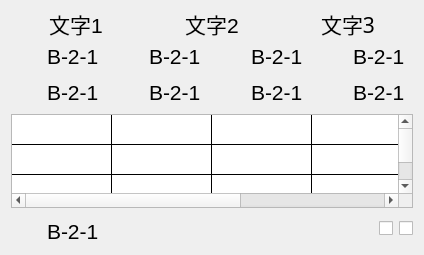
   <widget class="QWidget" name="verticalLayoutWidget_7">
    <property name="geometry">
     <rect>
      <x>0</x>
      <y>400</y>
      <width>416</width>
      <height>255</height>
     </rect>
    </property>
    <layout class="QVBoxLayout" name="verticalLayout_8">
     <item>
      <layout class="QHBoxLayout" name="horizontalLayout_40">
       <item>
        <widget class="QLabel" name="label_18">
         <property name="minimumSize">
          <size>
           <width>0</width>
           <height>25</height>
          </size>
         </property>
         <property name="maximumSize">
          <size>
           <width>16777215</width>
           <height>25</height>
          </size>
         </property>
         <property name="font">
          <font>
           <pointsize>16</pointsize>
          </font>
         </property>
         <property name="text">
          <string>文字1</string>
         </property>
         <property name="alignment">
          <set>Qt::AlignCenter</set>
         </property>
        </widget>
       </item>
       <item>
        <widget class="QLabel" name="label_31">
         <property name="minimumSize">
          <size>
           <width>0</width>
           <height>25</height>
          </size>
         </property>
         <property name="maximumSize">
          <size>
           <width>16777215</width>
           <height>25</height>
          </size>
         </property>
         <property name="font">
          <font>
           <pointsize>16</pointsize>
          </font>
         </property>
         <property name="text">
          <string>文字2</string>
         </property>
         <property name="alignment">
          <set>Qt::AlignCenter</set>
         </property>
        </widget>
       </item>
       <item>
        <widget class="QLabel" name="label_32">
         <property name="minimumSize">
          <size>
           <width>0</width>
           <height>25</height>
          </size>
         </property>
         <property name="maximumSize">
          <size>
           <width>16777215</width>
           <height>25</height>
          </size>
         </property>
         <property name="font">
          <font>
           <family>黑体</family>
           <pointsize>16</pointsize>
          </font>
         </property>
         <property name="text">
          <string>文字3</string>
         </property>
         <property name="alignment">
          <set>Qt::AlignCenter</set>
         </property>
        </widget>
       </item>
      </layout>
     </item>
     <item>
      <layout class="QVBoxLayout" name="verticalLayout_9">
       <item>
        <layout class="QHBoxLayout" name="horizontalLayout_41">
         <item>
          <layout class="QHBoxLayout" name="horizontalLayout_42">
           <item>
            <widget class="QLabel" name="label_33">
             <property name="minimumSize">
              <size>
               <width>30</width>
               <height>30</height>
              </size>
             </property>
             <property name="maximumSize">
              <size>
               <width>30</width>
               <height>30</height>
              </size>
             </property>
             <property name="font">
              <font>
               <pointsize>15</pointsize>
              </font>
             </property>
             <property name="text">
              <string/>
             </property>
             <property name="pixmap">
              <pixmap resource="images.qrc">:/img/false.png</pixmap>
             </property>
            </widget>
           </item>
           <item>
            <widget class="QLabel" name="label1_29">
             <property name="minimumSize">
              <size>
               <width>60</width>
               <height>25</height>
              </size>
             </property>
             <property name="maximumSize">
              <size>
               <width>60</width>
               <height>25</height>
              </size>
             </property>
             <property name="font">
              <font>
               <pointsize>16</pointsize>
              </font>
             </property>
             <property name="text">
              <string>B-2-1</string>
             </property>
            </widget>
           </item>
          </layout>
         </item>
         <item>
          <layout class="QHBoxLayout" name="horizontalLayout_43">
           <item>
            <widget class="QLabel" name="lamp1_20">
             <property name="minimumSize">
              <size>
               <width>30</width>
               <height>30</height>
              </size>
             </property>
             <property name="maximumSize">
              <size>
               <width>30</width>
               <height>30</height>
              </size>
             </property>
             <property name="font">
              <font>
               <pointsize>15</pointsize>
              </font>
             </property>
             <property name="text">
              <string/>
             </property>
             <property name="pixmap">
              <pixmap resource="images.qrc">:/img/false.png</pixmap>
             </property>
            </widget>
           </item>
           <item>
            <widget class="QLabel" name="label1_30">
             <property name="minimumSize">
              <size>
               <width>60</width>
               <height>25</height>
              </size>
             </property>
             <property name="maximumSize">
              <size>
               <width>60</width>
               <height>25</height>
              </size>
             </property>
             <property name="font">
              <font>
               <pointsize>16</pointsize>
              </font>
             </property>
             <property name="text">
              <string>B-2-1</string>
             </property>
            </widget>
           </item>
          </layout>
         </item>
         <item>
          <layout class="QHBoxLayout" name="horizontalLayout_44">
           <item>
            <widget class="QLabel" name="lamp1_21">
             <property name="minimumSize">
              <size>
               <width>30</width>
               <height>30</height>
              </size>
             </property>
             <property name="maximumSize">
              <size>
               <width>30</width>
               <height>30</height>
              </size>
             </property>
             <property name="font">
              <font>
               <pointsize>15</pointsize>
              </font>
             </property>
             <property name="text">
              <string/>
             </property>
             <property name="pixmap">
              <pixmap resource="images.qrc">:/img/false.png</pixmap>
             </property>
            </widget>
           </item>
           <item>
            <widget class="QLabel" name="label1_31">
             <property name="minimumSize">
              <size>
               <width>60</width>
               <height>25</height>
              </size>
             </property>
             <property name="maximumSize">
              <size>
               <width>60</width>
               <height>25</height>
              </size>
             </property>
             <property name="font">
              <font>
               <pointsize>16</pointsize>
              </font>
             </property>
             <property name="text">
              <string>B-2-1</string>
             </property>
            </widget>
           </item>
          </layout>
         </item>
         <item>
          <layout class="QHBoxLayout" name="horizontalLayout_45">
           <item>
            <widget class="QLabel" name="lamp1_22">
             <property name="minimumSize">
              <size>
               <width>30</width>
               <height>30</height>
              </size>
             </property>
             <property name="maximumSize">
              <size>
               <width>30</width>
               <height>30</height>
              </size>
             </property>
             <property name="font">
              <font>
               <pointsize>15</pointsize>
              </font>
             </property>
             <property name="text">
              <string/>
             </property>
             <property name="pixmap">
              <pixmap resource="images.qrc">:/img/false.png</pixmap>
             </property>
            </widget>
           </item>
           <item>
            <widget class="QLabel" name="label1_32">
             <property name="minimumSize">
              <size>
               <width>60</width>
               <height>25</height>
              </size>
             </property>
             <property name="maximumSize">
              <size>
               <width>60</width>
               <height>25</height>
              </size>
             </property>
             <property name="font">
              <font>
               <pointsize>16</pointsize>
              </font>
             </property>
             <property name="text">
              <string>B-2-1</string>
             </property>
            </widget>
           </item>
          </layout>
         </item>
        </layout>
       </item>
       <item>
        <layout class="QHBoxLayout" name="horizontalLayout_46">
         <item>
          <layout class="QHBoxLayout" name="horizontalLayout_47">
           <item>
            <widget class="QLabel" name="label_34">
             <property name="minimumSize">
              <size>
               <width>30</width>
               <height>30</height>
              </size>
             </property>
             <property name="maximumSize">
              <size>
               <width>30</width>
               <height>30</height>
              </size>
             </property>
             <property name="text">
              <string/>
             </property>
            </widget>
           </item>
           <item>
            <widget class="QLabel" name="label1_33">
             <property name="minimumSize">
              <size>
               <width>60</width>
               <height>25</height>
              </size>
             </property>
             <property name="maximumSize">
              <size>
               <width>60</width>
               <height>25</height>
              </size>
             </property>
             <property name="font">
              <font>
               <pointsize>16</pointsize>
              </font>
             </property>
             <property name="text">
              <string>B-2-1</string>
             </property>
            </widget>
           </item>
          </layout>
         </item>
         <item>
          <layout class="QHBoxLayout" name="horizontalLayout_48">
           <item>
            <widget class="QLabel" name="lamp1_23">
             <property name="minimumSize">
              <size>
               <width>30</width>
               <height>30</height>
              </size>
             </property>
             <property name="maximumSize">
              <size>
               <width>30</width>
               <height>30</height>
              </size>
             </property>
             <property name="font">
              <font>
               <pointsize>15</pointsize>
              </font>
             </property>
             <property name="text">
              <string/>
             </property>
             <property name="pixmap">
              <pixmap resource="images.qrc">:/img/false.png</pixmap>
             </property>
            </widget>
           </item>
           <item>
            <widget class="QLabel" name="label1_34">
             <property name="minimumSize">
              <size>
               <width>60</width>
               <height>25</height>
              </size>
             </property>
             <property name="maximumSize">
              <size>
               <width>60</width>
               <height>25</height>
              </size>
             </property>
             <property name="font">
              <font>
               <pointsize>16</pointsize>
              </font>
             </property>
             <property name="text">
              <string>B-2-1</string>
             </property>
            </widget>
           </item>
          </layout>
         </item>
         <item>
          <layout class="QHBoxLayout" name="horizontalLayout_49">
           <item>
            <widget class="QLabel" name="lamp1_24">
             <property name="minimumSize">
              <size>
               <width>30</width>
               <height>30</height>
              </size>
             </property>
             <property name="maximumSize">
              <size>
               <width>30</width>
               <height>30</height>
              </size>
             </property>
             <property name="font">
              <font>
               <pointsize>15</pointsize>
              </font>
             </property>
             <property name="text">
              <string/>
             </property>
             <property name="pixmap">
              <pixmap resource="images.qrc">:/img/false.png</pixmap>
             </property>
            </widget>
           </item>
           <item>
            <widget class="QLabel" name="label1_35">
             <property name="minimumSize">
              <size>
               <width>60</width>
               <height>25</height>
              </size>
             </property>
             <property name="maximumSize">
              <size>
               <width>60</width>
               <height>25</height>
              </size>
             </property>
             <property name="font">
              <font>
               <pointsize>16</pointsize>
              </font>
             </property>
             <property name="text">
              <string>B-2-1</string>
             </property>
            </widget>
           </item>
          </layout>
         </item>
         <item>
          <layout class="QHBoxLayout" name="horizontalLayout_50">
           <item>
            <widget class="QLabel" name="lamp1_25">
             <property name="minimumSize">
              <size>
               <width>30</width>
               <height>30</height>
              </size>
             </property>
             <property name="maximumSize">
              <size>
               <width>30</width>
               <height>30</height>
              </size>
             </property>
             <property name="font">
              <font>
               <pointsize>15</pointsize>
              </font>
             </property>
             <property name="text">
              <string/>
             </property>
             <property name="pixmap">
              <pixmap resource="images.qrc">:/img/false.png</pixmap>
             </property>
            </widget>
           </item>
           <item>
            <widget class="QLabel" name="label1_36">
             <property name="minimumSize">
              <size>
               <width>60</width>
               <height>25</height>
              </size>
             </property>
             <property name="maximumSize">
              <size>
               <width>60</width>
               <height>25</height>
              </size>
             </property>
             <property name="font">
              <font>
               <pointsize>16</pointsize>
              </font>
             </property>
             <property name="text">
              <string>B-2-1</string>
             </property>
            </widget>
           </item>
          </layout>
         </item>
        </layout>
       </item>
      </layout>
     </item>
     <item>
      <widget class="QTableWidget" name="tableWidget_5">
       <property name="maximumSize">
        <size>
         <width>16777215</width>
         <height>100</height>
        </size>
       </property>
       <property name="font">
        <font>
         <pointsize>11</pointsize>
        </font>
       </property>
       <property name="autoFillBackground">
        <bool>false</bool>
       </property>
       <property name="styleSheet">
        <string notr="true">gridline-color: rgb(0, 0, 0);
</string>
       </property>
       <property name="dragDropOverwriteMode">
        <bool>true</bool>
       </property>
       <property name="selectionMode">
        <enum>QAbstractItemView::NoSelection</enum>
       </property>
       <property name="showGrid">
        <bool>true</bool>
       </property>
       <property name="gridStyle">
        <enum>Qt::SolidLine</enum>
       </property>
       <property name="sortingEnabled">
        <bool>false</bool>
       </property>
       <property name="wordWrap">
        <bool>true</bool>
       </property>
       <property name="cornerButtonEnabled">
        <bool>true</bool>
       </property>
       <property name="rowCount">
        <number>3</number>
       </property>
       <property name="columnCount">
        <number>5</number>
       </property>
       <attribute name="horizontalHeaderVisible">
        <bool>false</bool>
       </attribute>
       <attribute name="horizontalHeaderCascadingSectionResizes">
        <bool>false</bool>
       </attribute>
       <attribute name="horizontalHeaderHighlightSections">
        <bool>true</bool>
       </attribute>
       <attribute name="horizontalHeaderShowSortIndicator" stdset="0">
        <bool>false</bool>
       </attribute>
       <attribute name="horizontalHeaderStretchLastSection">
        <bool>true</bool>
       </attribute>
       <attribute name="verticalHeaderVisible">
        <bool>false</bool>
       </attribute>
       <attribute name="verticalHeaderCascadingSectionResizes">
        <bool>false</bool>
       </attribute>
       <attribute name="verticalHeaderHighlightSections">
        <bool>true</bool>
       </attribute>
       <attribute name="verticalHeaderShowSortIndicator" stdset="0">
        <bool>false</bool>
       </attribute>
       <attribute name="verticalHeaderStretchLastSection">
        <bool>true</bool>
       </attribute>
       <row>
        <property name="text">
         <string>新建行</string>
        </property>
        <property name="font">
         <font>
          <family>Agency FB</family>
          <pointsize>11</pointsize>
         </font>
        </property>
       </row>
       <row>
        <property name="text">
         <string>新建行</string>
        </property>
        <property name="font">
         <font>
          <family>Agency FB</family>
          <pointsize>11</pointsize>
         </font>
        </property>
       </row>
       <row/>
       <column>
        <property name="text">
         <string>新建列</string>
        </property>
        <property name="font">
         <font>
          <pointsize>11</pointsize>
         </font>
        </property>
        <property name="foreground">
         <brush brushstyle="SolidPattern">
          <color alpha="255">
           <red>0</red>
           <green>0</green>
           <blue>0</blue>
          </color>
         </brush>
        </property>
       </column>
       <column>
        <property name="text">
         <string>新建列</string>
        </property>
        <property name="font">
         <font>
          <pointsize>11</pointsize>
         </font>
        </property>
       </column>
       <column>
        <property name="text">
         <string>新建列</string>
        </property>
        <property name="font">
         <font>
          <family>Agency FB</family>
          <pointsize>11</pointsize>
         </font>
        </property>
       </column>
       <column>
        <property name="text">
         <string>新建列</string>
        </property>
        <property name="font">
         <font>
          <family>Agency FB</family>
          <pointsize>11</pointsize>
         </font>
        </property>
       </column>
       <column/>
       <item row="0" column="0">
        <property name="text">
         <string/>
        </property>
        <property name="font">
         <font>
          <pointsize>11</pointsize>
         </font>
        </property>
       </item>
      </widget>
     </item>
     <item>
      <layout class="QHBoxLayout" name="horizontalLayout_51">
       <item>
        <widget class="QLabel" name="label_35">
         <property name="minimumSize">
          <size>
           <width>30</width>
           <height>30</height>
          </size>
         </property>
         <property name="maximumSize">
          <size>
           <width>30</width>
           <height>30</height>
          </size>
         </property>
         <property name="font">
          <font>
           <pointsize>15</pointsize>
          </font>
         </property>
         <property name="text">
          <string/>
         </property>
         <property name="pixmap">
          <pixmap resource="images.qrc">:/img/false.png</pixmap>
         </property>
        </widget>
       </item>
       <item>
        <widget class="QLabel" name="label1_37">
         <property name="minimumSize">
          <size>
           <width>60</width>
           <height>30</height>
          </size>
         </property>
         <property name="maximumSize">
          <size>
           <width>60</width>
           <height>25</height>
          </size>
         </property>
         <property name="font">
          <font>
           <pointsize>16</pointsize>
          </font>
         </property>
         <property name="text">
          <string>B-2-1</string>
         </property>
        </widget>
       </item>
       <item>
        <spacer name="horizontalSpacer_3">
         <property name="orientation">
          <enum>Qt::Horizontal</enum>
         </property>
         <property name="sizeHint" stdset="0">
          <size>
           <width>40</width>
           <height>20</height>
          </size>
         </property>
        </spacer>
       </item>
       <item>
        <widget class="QCheckBox" name="checkBox_7">
         <property name="maximumSize">
          <size>
           <width>16777215</width>
           <height>25</height>
          </size>
         </property>
         <property name="styleSheet">
          <string notr="true">QCheckBox::indicator:unchecked {
width:120px;height:30px; image:url(:/img/Off.png);
}
QCheckBox::indicator:checked {
width:120px;height:30px; image:url(:/img/On.png);
}</string>
         </property>
         <property name="text">
          <string/>
         </property>
        </widget>
       </item>
       <item>
        <widget class="QCheckBox" name="checkBox_8">
         <property name="maximumSize">
          <size>
           <width>16777215</width>
           <height>25</height>
          </size>
         </property>
         <property name="styleSheet">
          <string notr="true">QCheckBox::indicator:unchecked {
width:120px;height:30px; image:url(:/img/Off.png);
}
QCheckBox::indicator:checked {
width:120px;height:30px; image:url(:/img/On.png);
}</string>
         </property>
         <property name="text">
          <string/>
         </property>
        </widget>
       </item>
      </layout>
     </item>
    </layout>
   </widget>
